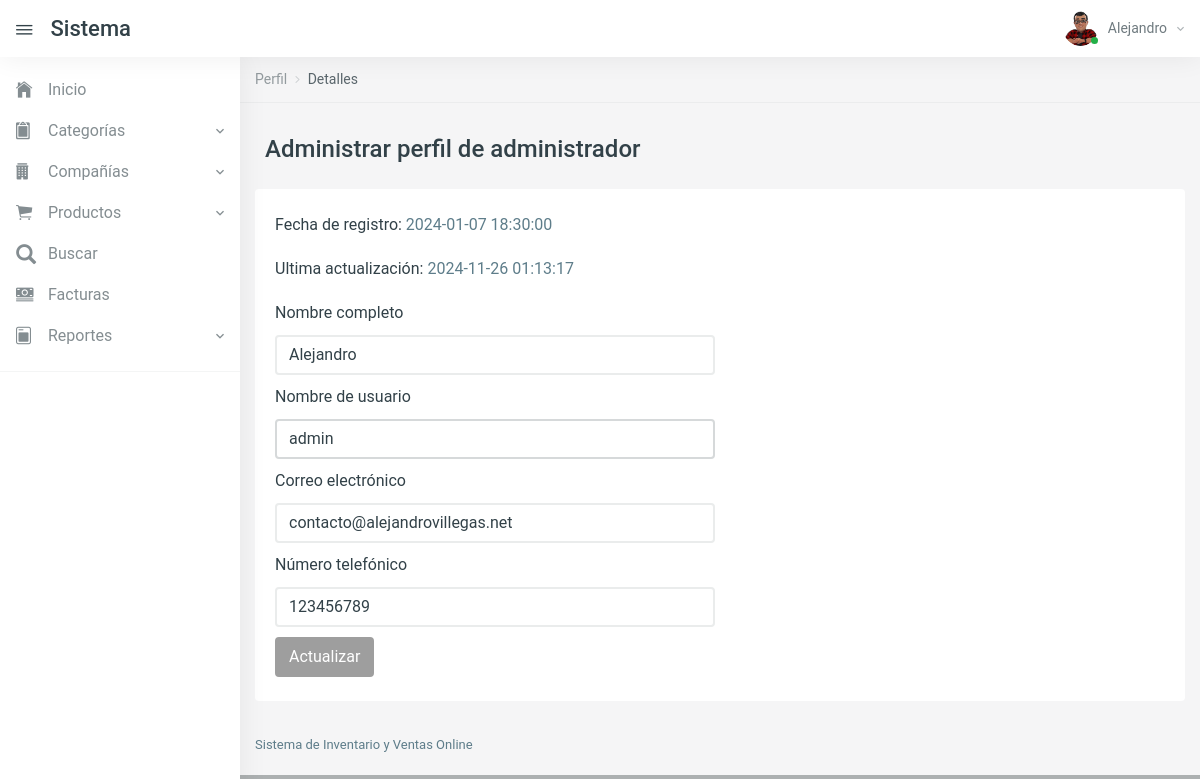
Page /profile.php (signed in) on the committed database.
### tables this page shows
CREATE TABLE `project_09_admin` (
  `ID` int(5) NOT NULL,
  `AdminName` varchar(45) DEFAULT NULL,
  `UserName` char(45) DEFAULT NULL,
  `MobileNumber` bigint(11) DEFAULT NULL,
  `Email` varchar(120) DEFAULT NULL,
  `Password` varchar(120) DEFAULT NULL,
  `AdminRegdate` timestamp NULL DEFAULT current_timestamp(),
  `UpdationDate` timestamp NULL DEFAULT NULL ON UPDATE current_timestamp()
);

### profile.php (the view, shortened to what this page needs)
<?php
    include('includes/config.php');
    if (strlen($_SESSION['aid'] == 0)) {
        header('location:logout.php');
    } else {
?>
<!DOCTYPE html>
<html lang="es">
    <head>
        <link href="vendors/jquery-toggles/css/toggles.css" rel="stylesheet" type="text/css">
        <link href="vendors/jquery-toggles/css/themes/toggles-light.css" rel="stylesheet" type="text/css">
        <link href="dist/css/style.css" rel="stylesheet" type="text/css">
    </head>
    <body>
        <div class="hk-wrapper hk-vertical-nav">
            <?php
                include_once('includes/navbar.php');
                include_once('includes/sidebar.php');
            ?>
                <div class="hk-pg-wrapper">
                    <nav class="hk-breadcrumb" aria-label="breadcrumb">
                        <ol class="breadcrumb breadcrumb-light bg-transparent">
                            <li class="breadcrumb-item"><a href="#">Perfil</a></li>
                            <li class="breadcrumb-item active" aria-current="page">Detalles</li>
                        </ol>
                    </nav>
                    <div class="container">
                        <div class="hk-pg-header">
                            <h4 class="hk-pg-title"><span class="pg-title-icon"></span>Administrar perfil de administrador</h4>
                        </div>
                        <div class="row">
                            <div class="col-xl-12">
                                <section class="hk-sec-wrapper">
                                    <div class="row">
                                        <div class="col-sm">
                                            <form class="needs-validation" method="post" novalidate>
                                                <?php
                                                    $adminid = $_SESSION['aid'];
                                                    $query = mysqli_query($con, "select * from project_09_admin where id='$adminid'");
                                                    while ($row = mysqli_fetch_array($query)) {
                                                ?>
                                                <div class="form-row">
                                                    <div class="col-md-6 mb-10">
                                                        <label for="validationCustom03"> Fecha de registro: </label>
                                                        <?php echo $row['AdminRegdate']; ?>
                                                    </div>
                                                </div>
                                                <?php if ($row['UpdationDate'] != "") { ?>
                                                    <div class="form-row">
                                                        <div class="col-md-6 mb-10">
                                                            <label for="validationCustom03"> Ultima actualización: </label>
                                                            <?php echo $row['UpdationDate']; ?>
                                                        </div>
                                                    </div>
                                                <?php } ?>
                                                <div class="form-row">
                                                    <div class="col-md-6 mb-10">
                                                        <label for="validationCustom03"> Nombre completo</label>
                                                        <input type="text" class="form-control" id="validationCustom03" value="<?php echo $row['AdminName']; ?>" name="adminname" required>
                                                    </div>
                                                </div>
                                                <div class="form-row">
                                                    <div class="col-md-6 mb-10">
                                                        <label for="validationCustom03"> Nombre de usuario</label>
                                                        <input type="text" class="form-control" id="validationCustom03" value="<?php echo $row['UserName']; ?>" name="username" readonly>
                                                    </div>
                                                </div>
                                                <div class="form-row">
                                                    <div class="col-md-6 mb-10">
                                                        <label for="validationCustom03">Correo electrónico</label>
                                                        <input type="text" class="form-control" id="validationCustom03" value="<?php echo $row['Email']; ?>" name="emailid" required>
                                                    </div>
                                                </div>
                                                <div class="form-row">
                                                    <div class="col-md-6 mb-10">
                                                        <label for="validationCustom03"> Número telefónico</label>
                                                        <input type="text" class="form-control" id="validationCustom03" value="<?php echo $row['MobileNumber']; ?>" name="mobilenumber" required>
                                                    </div>
                                                </div>
                                                <?php } ?>
                                                <button class="btn btn-secondary" type="submit" name="update">Actualizar</button>
                                            </form>
                                        </div>
                                    </div>
                                </section>
                            </div>
                        </div>
                    </div>
                <?php include_once('includes/footer.php'); ?>
            </div>
        </div>
    </body>
</html>
<?php } ?>

### includes/navbar.php (shortened to what this page needs)
<nav class="navbar navbar-expand-xl navbar-light fixed-top hk-navbar">
    <a id="navbar_toggle_btn" class="navbar-toggle-btn nav-link-hover" href="javascript:void(0);"><i class="ion ion-ios-menu"></i></a>
    <a class="navbar-brand" href="dashboard.php">Sistema</a>
    <ul class="navbar-nav hk-navbar-content">
        <li class="nav-item dropdown dropdown-authentication">
            <a class="nav-link dropdown-toggle no-caret" href="#" role="button" data-toggle="dropdown" aria-haspopup="true" aria-expanded="false">
                <div class="media">
                    <div class="media-img-wrap">
                        <div class="avatar">
                            <img src="dist/img/user.png" alt="user" class="avatar-img rounded-circle">
                        </div>
                        <span class="badge badge-success badge-indicator"></span>
                    </div>
                    <?php
                        $adminid = $_SESSION['aid'];
                        $query = mysqli_query($con, "select AdminName from project_09_admin where id='$adminid'");
                        $row = mysqli_fetch_array($query);
                    ?>
                    <div class="media-body">
                        <span><?php echo $row['AdminName']; ?><i class="zmdi zmdi-chevron-down"></i></span>
                    </div>
                </div>
            </a>
        </li>
    </ul>
</nav>

### rows in the picture
project_09_admin: AdminName "Alejandro", AdminRegdate "2024-01-07 18:30:00", UpdationDate "2024-11-26 01:13:17", adminname "Alejandro", username "admin", emailid "contacto@alejandrovillegas.net", mobilenumber "123456789"
